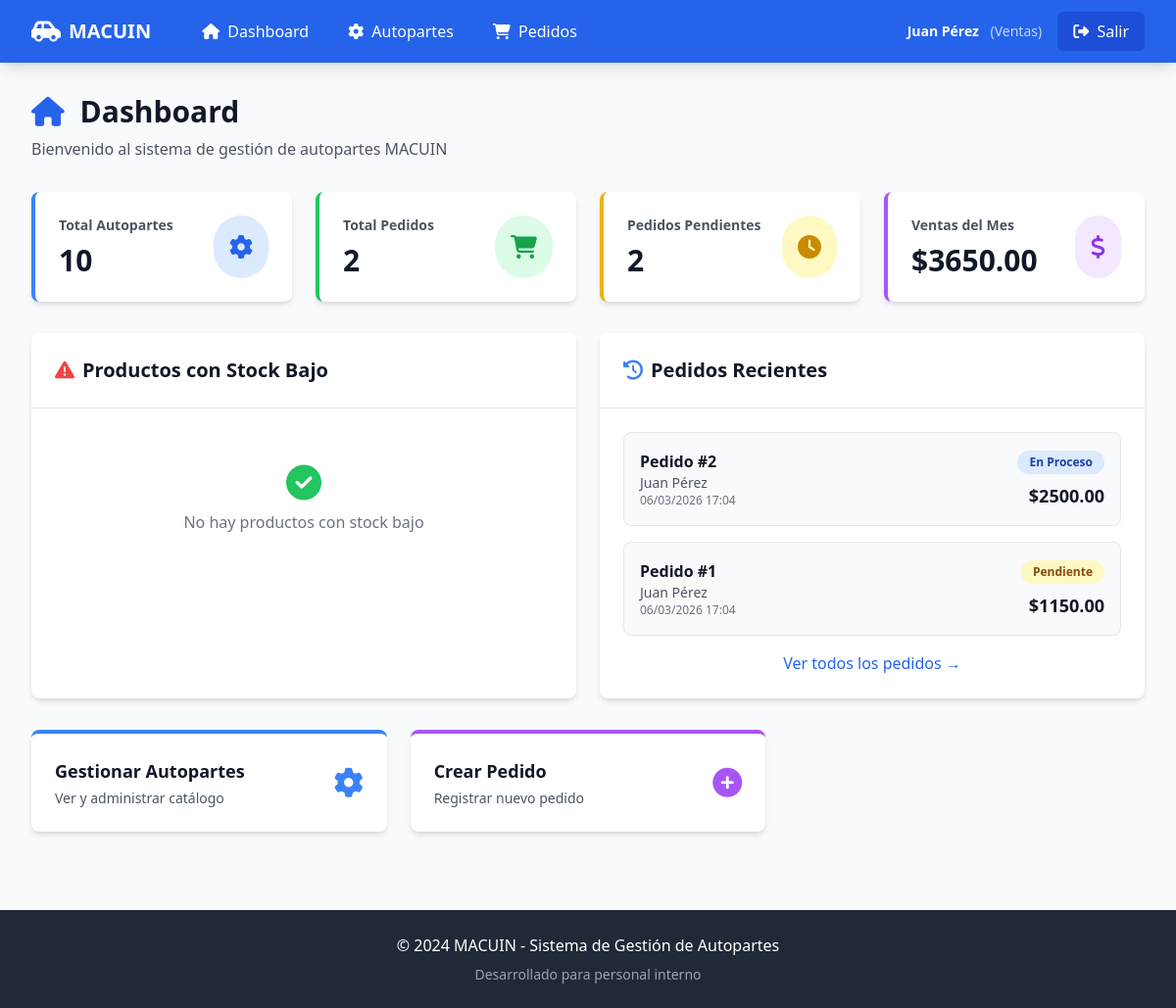
The app's page /dashboard (signed in) with its own data.
### models.py (models this page shows, shortened)
class Usuario(UserMixin, db.Model):
    __tablename__ = 'usuarios'
    id = db.Column(db.Integer, primary_key=True)
    nombre = db.Column(db.String(100), nullable=False)
    email = db.Column(db.String(100), nullable=False, unique=True)
    password_hash = db.Column(db.String(255), nullable=False)
    rol_id = db.Column(db.Integer, db.ForeignKey('roles.id'), nullable=False)
    fecha_registro = db.Column(db.DateTime, default=datetime.utcnow)
    activo = db.Column(db.Boolean, default=True)
    pedidos = db.relationship('Pedido', backref='usuario', lazy='dynamic')

class Role(db.Model):
    __tablename__ = 'roles'
    id = db.Column(db.Integer, primary_key=True)
    nombre = db.Column(db.String(50), nullable=False, unique=True)
    descripcion = db.Column(db.String(150))
    usuarios = db.relationship('Usuario', backref='rol', lazy='dynamic')

class Pedido(db.Model):
    __tablename__ = 'pedidos'
    id = db.Column(db.Integer, primary_key=True)
    usuario_id = db.Column(db.Integer, db.ForeignKey('usuarios.id'), nullable=False)
    estado_id = db.Column(db.Integer, db.ForeignKey('estados_pedido.id'), nullable=False)
    fecha_pedido = db.Column(db.DateTime, default=datetime.utcnow)
    total = db.Column(db.Numeric(10, 2), nullable=False, default=0.00)
    detalles = db.relationship('DetallePedido', backref='pedido', lazy='dynamic', cascade='all, delete-orphan')

class EstadoPedido(db.Model):
    __tablename__ = 'estados_pedido'
    id = db.Column(db.Integer, primary_key=True)
    nombre = db.Column(db.String(50), nullable=False, unique=True)
    pedidos = db.relationship('Pedido', backref='estado', lazy='dynamic')

### app.py (the view)
    @app.route('/dashboard')
    @login_required
    def dashboard():
        total_autopartes = Autoparte.query.filter_by(activo=True).count()
        total_pedidos = Pedido.query.count()
        pedidos_pendientes = Pedido.query.join(EstadoPedido).filter(
            EstadoPedido.nombre.in_(['Pendiente', 'En Proceso'])
        ).count()
        productos_bajo_stock = db.session.query(Autoparte, Inventario).join(
            Inventario, Autoparte.id == Inventario.autoparte_id
        ).filter(
            Inventario.stock_actual <= Inventario.stock_minimo
        ).limit(5).all()
        pedidos_recientes = Pedido.query.order_by(Pedido.fecha_pedido.desc()).limit(5).all()
        inicio_mes = datetime.now().replace(day=1, hour=0, minute=0, second=0, microsecond=0)
        ventas_mes = db.session.query(func.sum(Pedido.total)).filter(
            Pedido.fecha_pedido >= inicio_mes
        ).scalar() or 0
        return render_template('dashboard.html',
                             total_autopartes=total_autopartes,
                             total_pedidos=total_pedidos,
                             pedidos_pendientes=pedidos_pendientes,
                             productos_bajo_stock=productos_bajo_stock,
                             pedidos_recientes=pedidos_recientes,
                             ventas_mes=ventas_mes)

### templates/dashboard.html (shortened to what this page needs)
{% extends "base.html" %}
{% block content %}
<div class="mb-8">
    <h1 class="text-3xl font-bold text-gray-900">
        <i class="fas fa-home mr-2 text-blue-600"></i>
        Dashboard
    </h1>
    <p class="text-gray-600 mt-2">Bienvenido al sistema de gestión de autopartes MACUIN</p>
</div>
<div class="grid grid-cols-1 md:grid-cols-2 lg:grid-cols-4 gap-6 mb-8">
    <div class="bg-white rounded-lg shadow-md p-6 border-l-4 border-blue-500">
        <div class="flex items-center justify-between">
            <div>
                <p class="text-sm text-gray-600 font-semibold">Total Autopartes</p>
                <p class="text-3xl font-bold text-gray-900 mt-2">{{ total_autopartes }}</p>
            </div>
            <div class="bg-blue-100 rounded-full p-4">
                <i class="fas fa-cog text-2xl text-blue-600"></i>
            </div>
        </div>
    </div>
    <div class="bg-white rounded-lg shadow-md p-6 border-l-4 border-green-500">
        <div class="flex items-center justify-between">
            <div>
                <p class="text-sm text-gray-600 font-semibold">Total Pedidos</p>
                <p class="text-3xl font-bold text-gray-900 mt-2">{{ total_pedidos }}</p>
            </div>
            <div class="bg-green-100 rounded-full p-4">
                <i class="fas fa-shopping-cart text-2xl text-green-600"></i>
            </div>
        </div>
    </div>
    <div class="bg-white rounded-lg shadow-md p-6 border-l-4 border-yellow-500">
        <div class="flex items-center justify-between">
            <div>
                <p class="text-sm text-gray-600 font-semibold">Pedidos Pendientes</p>
                <p class="text-3xl font-bold text-gray-900 mt-2">{{ pedidos_pendientes }}</p>
            </div>
            <div class="bg-yellow-100 rounded-full p-4">
                <i class="fas fa-clock text-2xl text-yellow-600"></i>
            </div>
        </div>
    </div>
    <div class="bg-white rounded-lg shadow-md p-6 border-l-4 border-purple-500">
        <div class="flex items-center justify-between">
            <div>
                <p class="text-sm text-gray-600 font-semibold">Ventas del Mes</p>
                <p class="text-3xl font-bold text-gray-900 mt-2">${{ "%.2f"|format(ventas_mes) }}</p>
            </div>
            <div class="bg-purple-100 rounded-full p-4">
                <i class="fas fa-dollar-sign text-2xl text-purple-600"></i>
            </div>
        </div>
    </div>
</div>
<div class="grid grid-cols-1 lg:grid-cols-2 gap-6">
    <div class="bg-white rounded-lg shadow-md">
        <div class="p-6 border-b border-gray-200">
            <h2 class="text-xl font-bold text-gray-900 flex items-center">
                <i class="fas fa-exclamation-triangle text-red-500 mr-2"></i>
                Productos con Stock Bajo
            </h2>
        </div>
        <div class="p-6">
            {% if productos_bajo_stock %}
                <div class="space-y-4">
                    {% for autoparte, inventario in productos_bajo_stock %}
                    <div class="flex items-center justify-between p-4 bg-red-50 rounded-lg border border-red-200">
                        <div class="flex-1">
                            <p class="font-semibold text-gray-900">{{ autoparte.nombre }}</p>
                            <p class="text-sm text-gray-600">{{ autoparte.marca or 'Sin marca' }}</p>
                        </div>
                        <div class="text-right">
                            <p class="text-sm text-gray-600">Stock Actual</p>
                            <p class="text-lg font-bold text-red-600">{{ inventario.stock_actual }}</p>
                            <p class="text-xs text-gray-500">Mínimo: {{ inventario.stock_minimo }}</p>
                        </div>
                    </div>
                    {% endfor %}
                </div>
                <a href="{{ url_for('inventario_list', bajo_stock=True) }}"
                   class="block mt-4 text-center text-blue-600 hover:text-blue-800 font-medium">
                    Ver todos los productos con stock bajo →
                </a>
            {% else %}
                <div class="text-center py-8 text-gray-500">
                    <i class="fas fa-check-circle text-4xl text-green-500 mb-2"></i>
                    <p>No hay productos con stock bajo</p>
                </div>
            {% endif %}
        </div>
    </div>
    <div class="bg-white rounded-lg shadow-md">
        <div class="p-6 border-b border-gray-200">
            <h2 class="text-xl font-bold text-gray-900 flex items-center">
                <i class="fas fa-history text-blue-500 mr-2"></i>
                Pedidos Recientes
            </h2>
        </div>
        <div class="p-6">
            {% if pedidos_recientes %}
                <div class="space-y-4">
                    {% for pedido in pedidos_recientes %}
                    <div class="flex items-center justify-between p-4 bg-gray-50 rounded-lg border border-gray-200 hover:bg-gray-100 transition">
                        <div class="flex-1">
                            <p class="font-semibold text-gray-900">Pedido #{{ pedido.id }}</p>
                            <p class="text-sm text-gray-600">{{ pedido.usuario.nombre }}</p>
                            <p class="text-xs text-gray-500">{{ pedido.fecha_pedido.strftime('%d/%m/%Y %H:%M') }}</p>
                        </div>
                        <div class="text-right">
                            <span class="inline-block px-3 py-1 text-xs font-semibold rounded-full
                                {% if pedido.estado.nombre == 'Pendiente' %}bg-yellow-100 text-yellow-800
                                {% elif pedido.estado.nombre == 'En Proceso' %}bg-blue-100 text-blue-800
                                {% elif pedido.estado.nombre == 'Entregado' %}bg-green-100 text-green-800
                                {% elif pedido.estado.nombre == 'Cancelado' %}bg-red-100 text-red-800
                                {% else %}bg-gray-100 text-gray-800{% endif %}">
                                {{ pedido.estado.nombre }}
                            </span>
                            <p class="text-lg font-bold text-gray-900 mt-2">${{ "%.2f"|format(pedido.total) }}</p>
                        </div>
                    </div>
                    {% endfor %}
                </div>
                <a href="{{ url_for('pedidos_list') }}"
                   class="block mt-4 text-center text-blue-600 hover:text-blue-800 font-medium">
                    Ver todos los pedidos →
                </a>
            {% else %}
                <div class="text-center py-8 text-gray-500">
                    <i class="fas fa-inbox text-4xl mb-2"></i>
                    <p>No hay pedidos registrados</p>
                </div>
            {% endif %}
        </div>
    </div>
</div>
<div class="mt-8 grid grid-cols-1 md:grid-cols-3 gap-6">
    <a href="{{ url_for('autopartes_list') }}"
       class="block bg-white rounded-lg shadow-md p-6 hover:shadow-lg transition-shadow border-t-4 border-blue-500">
        <div class="flex items-center justify-between">
            <div>
                <h3 class="text-lg font-semibold text-gray-900">Gestionar Autopartes</h3>
                <p class="text-sm text-gray-600 mt-1">Ver y administrar catálogo</p>
            </div>
            <i class="fas fa-cog text-3xl text-blue-500"></i>
        </div>
    </a>
    {% if current_user.rol.nombre in ['Administrador', 'Ventas'] %}
    <a href="{{ url_for('pedidos_create') }}"
       class="block bg-white rounded-lg shadow-md p-6 hover:shadow-lg transition-shadow border-t-4 border-purple-500">
        <div class="flex items-center justify-between">
            <div>
                <h3 class="text-lg font-semibold text-gray-900">Crear Pedido</h3>
                <p class="text-sm text-gray-600 mt-1">Registrar nuevo pedido</p>
            </div>
            <i class="fas fa-plus-circle text-3xl text-purple-500"></i>
        </div>
    </a>
    {% endif %}
</div>
{% endblock %}

### templates/base.html (shortened to what this page needs)
<!DOCTYPE html>
<html lang="es">
<head>
    <script src="https://cdn.tailwindcss.com"></script>
    <link rel="stylesheet" href="https://cdnjs.cloudflare.com/ajax/libs/font-awesome/6.4.0/css/all.min.css">
</head>
<body class="bg-gray-50">
    {% if current_user.is_authenticated %}
    <nav class="bg-blue-600 text-white shadow-lg">
        <div class="max-w-7xl mx-auto px-4 sm:px-6 lg:px-8">
            <div class="flex justify-between h-16">
                <div class="flex items-center">
                    <a href="{{ url_for('dashboard') }}" class="flex items-center">
                        <i class="fas fa-car-side text-2xl mr-2"></i>
                        <span class="font-bold text-xl">MACUIN</span>
                    </a>
                    <div class="hidden md:flex ml-10 space-x-4">
                        <a href="{{ url_for('dashboard') }}" class="px-3 py-2 rounded-md hover:bg-blue-700 transition">
                            <i class="fas fa-home mr-1"></i> Dashboard
                        </a>
                        <a href="{{ url_for('autopartes_list') }}" class="px-3 py-2 rounded-md hover:bg-blue-700 transition">
                            <i class="fas fa-cog mr-1"></i> Autopartes
                        </a>
                        <a href="{{ url_for('pedidos_list') }}" class="px-3 py-2 rounded-md hover:bg-blue-700 transition">
                            <i class="fas fa-shopping-cart mr-1"></i> Pedidos
                        </a>
                    </div>
                </div>
                <div class="flex items-center space-x-4">
                    <div class="text-sm">
                        <span class="font-semibold">{{ current_user.nombre }}</span>
                        <span class="text-blue-200 ml-2">({{ current_user.rol.nombre }})</span>
                    </div>
                    <a href="{{ url_for('logout') }}" class="px-4 py-2 bg-blue-700 rounded-md hover:bg-blue-800 transition">
                        <i class="fas fa-sign-out-alt mr-1"></i> Salir
                    </a>
                </div>
            </div>
        </div>
    </nav>
    {% endif %}
    <main class="{% if current_user.is_authenticated %}max-w-7xl mx-auto px-4 sm:px-6 lg:px-8 py-8{% endif %}">
        {% block content %}{% endblock %}
    </main>
    <footer class="bg-gray-800 text-white mt-12">
        <div class="max-w-7xl mx-auto px-4 sm:px-6 lg:px-8 py-6">
            <div class="text-center">
                <p>&copy; 2024 MACUIN - Sistema de Gestión de Autopartes</p>
                <p class="text-gray-400 text-sm mt-2">Desarrollado para personal interno</p>
            </div>
        </div>
    </footer>
</body>
</html>

### records on screen
Usuario: nombre "Juan Pérez"
Role: rol.nombre "Ventas"
Pedido: id "2", usuario.nombre "Juan Pérez", fecha_pedido "06/03/2026 17:04", estado.nombre "En Proceso", total "2500.00"
Pedido: id "1", usuario.nombre "Juan Pérez", fecha_pedido "06/03/2026 17:04", estado.nombre "Pendiente", total "1150.00"

### other values on screen
{{ total_autopartes }} "10"
{{ total_pedidos }} "2"
{{ pedidos_pendientes }} "2"
{{ "%.2f"|format(ventas_mes) }} "3650.00"
